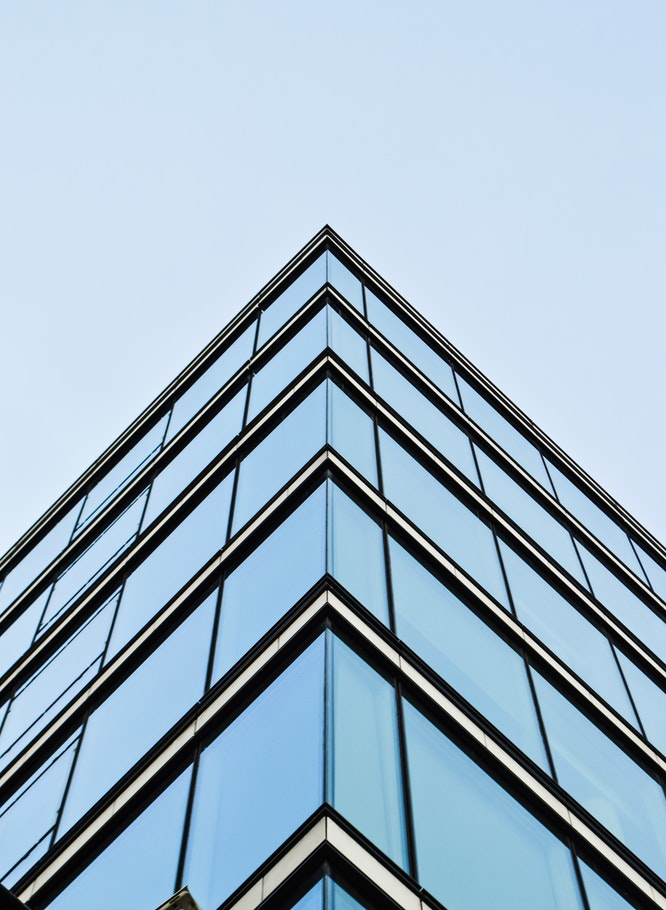
#> input picture chapter_4/images/corners_building.jpg, 666 x 910 px
$ jupyter execute perspective.ipynb
#> lines starting #> are read from the running program, lines starting #| are printed output that depends on the picture
[cell 1]
from matplotlib import pyplot as plt
from skimage.feature import corner_harris, corner_peaks
from skimage.color import rgb2gray

[cell 2]
image = plt.imread('images/corners_building.jpg')
#> image is the input picture: shape (910, 666, 3); mean R, G, B 158, 180.2, 198

[cell 3]
plt.imshow(image)

[cell 4]
image_gray = rgb2gray(image)
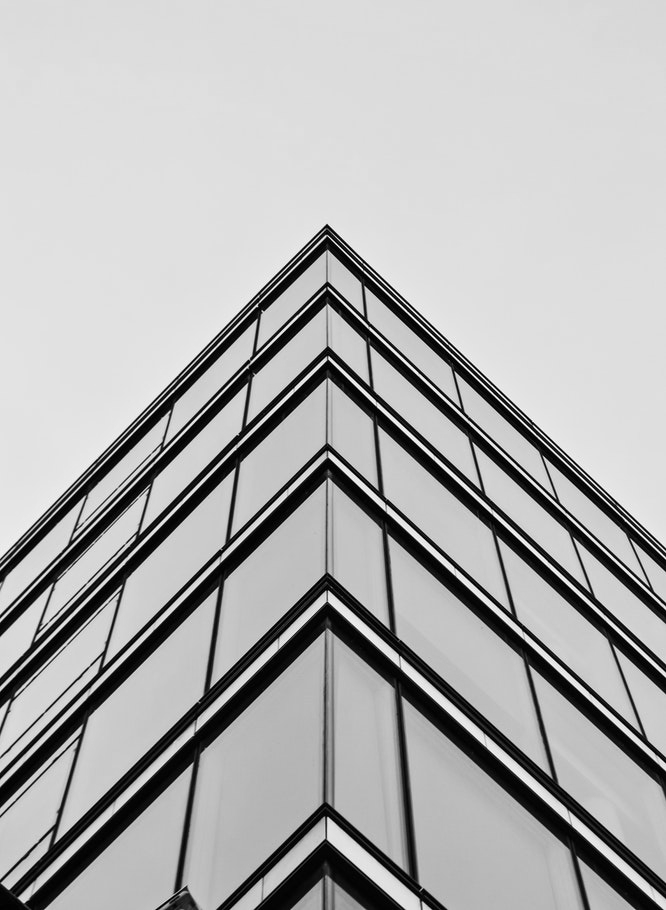
#> image_gray: shape (910, 666) float64; min 0, max 1, mean 0.693

[cell 5]
plt.imshow(image_gray)

[cell 6]
measure_image = corner_harris(image_gray)
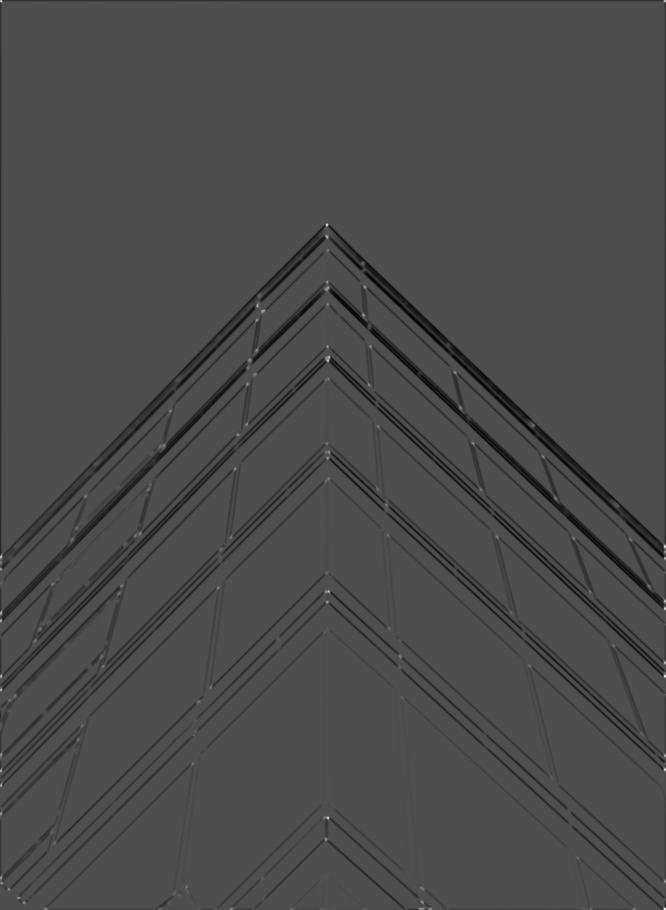
#> measure_image: shape (910, 666) float64; min -2.92, max 6.58, mean -0.11; drawn with min black and max white

[cell 7]
coords = corner_peaks(corner_harris(image_gray), min_distance=2)
#> coords = 10786 pairs, first value 4 to 906, second value 4 to 662
coords_40 = corner_peaks(corner_harris(image_gray), min_distance=40)
#> coords_40 = 58 pairs, first value 46 to 857, second value 47 to 619

[cell 8]
def show_image(image, title="Image", cmap_type='gray'):
    plt.imshow(image, cmap=cmap_type)
    plt.title(title)
    plt.axis('off')
    plt.show()

[cell 9]
show_image(image, "Original")

[cell 10]
def show_image_with_corners(image, coords, title="Corners detected"):
#> called with coords = array of shape (10786, 2), title = 'Corners detected'
    plt.imshow(image, interpolation='nearest', cmap='gray')
    plt.title(title)
    plt.plot(coords[:, 1], coords[:, 0], '+r', markersize=15)
    plt.axis('off')
    plt.show()
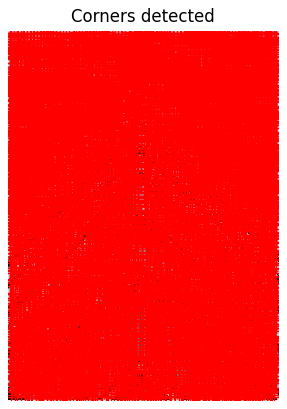
#> figure drawn by matplotlib, 1 panel

[cell 11]
show_image_with_corners(image, coords)

[cell 12]
show_image_with_corners(image, coords_40)
#> call 2 of show_image_with_corners, with coords = array of shape (58, 2), title = 'Corners detected'
#> in show_image_with_corners (call 2), `plt.show()`:
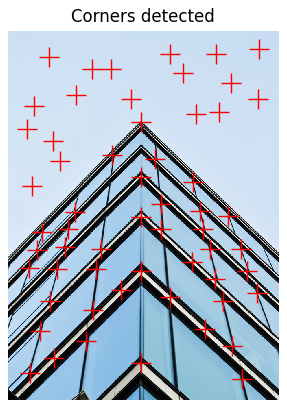
#> figure drawn by matplotlib, 1 panel
